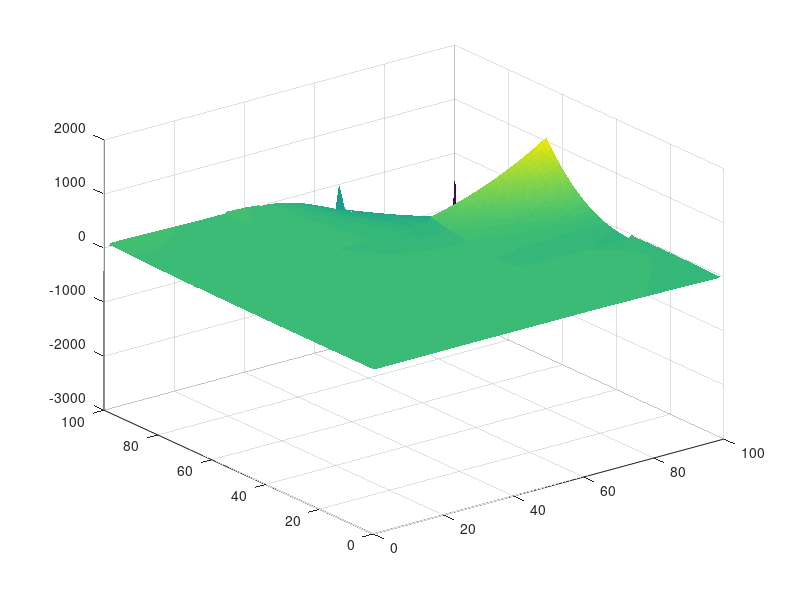

MATLAB code for this plot:

%Initializing the Color Map
f =    [1,2,4,1;
    6,3,5,2;
    4,2,1,5;
    5,4,2,3] ;

N=100;
x=linspace(0,3,N);
y=linspace(0,3,N);
Z = zeros(N);
sample_x=zeros(4,1);
sample_y=zeros(4,1);

%locate the index of sample positions in the linear map of points
for i=0:3
    sample_x(i+1)=find(x==i);
    sample_y(i+1)=find(y==i);
end

for i=1:4
    for j=1:4
        Z(sample_x(i),sample_y(j))=f(i,j);
    end
end

fx=zeros(4);
fy=zeros(4);
fxy=zeros(4);
for i=1:4
    for j=1:4
        if i>1 && i<4
            fy(i,j)= (f(i+1,j)-f(i-1,j))/2;
        else
            fy(i,j)=0;
        end
        
        if j>1 && j<4
            fx(i,j)= (f(i,j+1)-f(i,j-1))/2;
        else
            fx(i,j)=0;
        end
    end
end


for i=1:4
    for j=1:4
        if j>1 && j<4
            fxy(i,j)= (fy(i,j+1)-fy(i,j-1))/2;
        else
            fxy(i,j)=0;
        end
    end
end
A = [1,0,0,0,0,0,0,0,0,0,0,0,0,0,0,0;0,0,0,0,1,0,0,0,0,0,0,0,0,0,0,0;-3,3,0,0,-2,-2,0,0,0,0,0,0,0,0,0,0;2,-2,0,0,1,1,0,0,0,0,0,0,0,0,0,0;0,0,0,0,0,0,0,0,1,0,0,0,0,0,0,0;0,0,0,0,0,0,0,0,0,0,0,0,1,0,0,0;0,0,0,0,0,0,0,0,-3,3,0,0,-2,-1,0,0;0,0,0,0,0,0,0,0,2,-2,0,0,1,1,0,0;-3,0,3,0,0,0,0,0,-2,0,-1,0,0,0,0,0;0,0,0,0,-3,0,3,0,0,0,0,0,-2,0,-2,0;9,-9,-9,9,6,3,-6,-3,6,-6,3,-3,4,2,2,1;-6,6,6,-6,-3,-3,3,3,-4,4,-2,2,-2,-2,-1,-1;2,0,-2,0,0,0,0,0,1,0,1,0,0,0,0,0; 0,0,0,0,2,0,-2,0,0,0,0,0,1,0,1,0;-6,6,6,-6,-4,-2,4,2,-3,3,-3,3, -2,-1,-2,-1;4,-4,-4,4,2,2,-2,-2,2,-2,2,-2,1,1,1,1];
B= [1,0,0,0;0,0,1,0;-3,3,-2,-1;2,-2,1,1];
Bt=transpose(B);
for i=1:N
    for j=1:N
        
        if Z(i,j) == 0
            if floor(x(i))==3
                xp=3;
                xn=2;
            else
                xn=floor(x(i));
                xp=xn+1;
            end
            if floor(y(j))==3
                yn=2;
                yp=3;
            else
                yn=floor(y(j));
                yp=yn+1;
            end
            
            f00=f(xn+1,yn+1);
            f01=f(xn+1,yp+1);
            f10=f(xp+1,yn+1);
            f11=f(xp+1,yp+1);
            
            fx00=fx(xn+1,yn+1);
            fx01=fx(xn+1,yp+1);
            fx10=fx(xp+1,yn+1);
            fx11=fx(xp+1,yp+1);
            
            fy00=fy(xn+1,yn+1);
            fy01=fy(xn+1,yp+1);
            fy10=fy(xp+1,yn+1);
            fy11=fy(xp+1,yp+1);
            
            fxy00=fxy(xn+1,yn+1);
            fxy01=fxy(xn+1,yp+1);
            fxy10=fxy(xp+1,yn+1);
            fxy11=fxy(xp+1,yp+1);
            
            X1=transpose([f00,f10,f01,f11,fx00,fx10,fx01,fx11,fy00,fy10,fy01,fy11,fxy00,fxy10,fxy01,fxy11]);
            M = [f00,f01,fy00,fy01;f10,f11,fy10,fy11;fx00,fx01,fxy00,fxy01;fx10,fx11,fxy10,fxy11];
            X=[1,x(i),x(i)^2,x(i)^3];
            Y=transpose([1,y(j),y(j)^2,y(j)^3]);
            alpha=A*X1;
            alpha=vec2mat(alpha,4);
            Z(i,j)=X*(alpha)*Y;
        end
        
    end
end
surf(Z,'EdgeColor','None'); colormap default;
